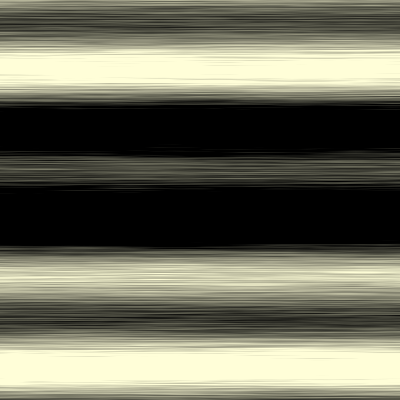
Frame 1 (no input)
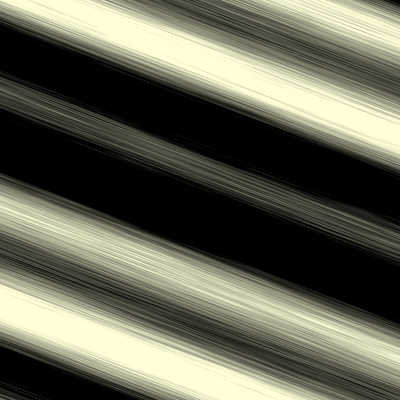
Frame 60 (the mouse pressed at the canvas centre just before this capture)
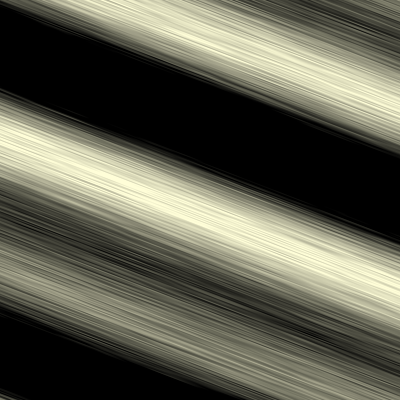
Frame 120 (the mouse held since frame 60 and released just before this capture)

The Processing sketch that drew these frames (run headless with seeded random() and noise(); from frame 60 on, the mouse is pressed at the canvas centre):

// Processing sketch: image_mover
// ── image_mover.pde

FImage[] imgs;

void setup()
{
  size(400, 400);
  smooth();
  frameRate(60);
  
  imgs = new FImage[1];
  for (int i=0; i<imgs.length; i++)
  {
    imgs[i] = new FImage();
  }
}


void draw()
{
  background(#FFFED8);
  
  imgs[0].applyRotationForce(0.010);
//  imgs[1].applyRotationForce(-0.010);
  
  for (FImage img : imgs)
  {
    img.update();
    img.draw();
  } 
}

void mousePressed()
{
  for (int i=0; i<imgs.length; i++)
  {
    imgs[i] = new FImage();
  }
}


// ── images.pde

class FImage
{
  PImage img;
  float rotation;
  float rotSpeed;
  float rotAcc;
  
  PVector pos;
  PVector size;
  float mass;
  
  
  public FImage()
  {
    pos = new PVector(width/2, height/2);
    size = new PVector(width*2, height*2);
    mass = 50;
//    img = createSineImage((int)size.x, (int)size.y, random(30, 35));
    img = createTestImage((int)size.x, (int)size.y, random(30, 35));
  }
  
  public FImage(float x, float y, int w, int h)
  {
    pos = new PVector(x, y);
    size = new PVector(w, h);
    mass = random(50);
//    img = createSineImage((int)size.x, (int)size.y, random(30, 35));
    img = createTestImage((int)size.x, (int)size.y, random(30, 35));
  }
  
  public void applyRotationForce(float force)
  {
    rotAcc += force/mass;
  }
  
  public void update()
  {
    rotSpeed += rotAcc;
    rotation += rotSpeed;
    
    // limit rotation speed
    if (rotSpeed > 0.1) {
      rotSpeed = 0.1;
    }
    else if (rotSpeed < -0.1) {
      rotSpeed = -0.1;
    }
    
    rotAcc = 0;
  }
  
  public void draw()
  {
    pushMatrix();
    translate(pos.x, pos.y);
    rotate(rotation);
    translate(-size.x/2, -size.y/2);
    
    image(img, 0, 0);
    
    popMatrix();
  }
}


/***********************/
/* Image generator
/***********************/

PImage createSineImage(int w, int h, float freq)
{
  PImage img = createImage(w, h, ARGB);
  img.loadPixels();
  for (int i=0; i<img.pixels.length; i++) {
    img.pixels[i] = color(0, 0, 0, sin((float)i/freq)*255);
  }
  
  return img;
}


PImage createTestImage(int w, int h, float freq)
{
  PImage img = createImage(w, h, ARGB);
  img.loadPixels();
  float t=0;
 
  float freq1 = freq+random(10000, 20000);
  float freq2 = freq+random(30000, 40000);
  println("Using two frequencies: " + freq1 + " * " + freq2);  
  for (int i=0; i<img.pixels.length; i++) {
    float val1 = sin((float)i/freq1);
    float val2 = sin((float)i/freq2);
    float val3 = val1 + val2 + noise(t);
    constrain(val3, -1, 1);
    val3 = map(val3, -1, 1, 0, 1);
    img.pixels[i] = color(0, 0, 0, val3*255);// val3<0.5?0:255);//(int)(val3*255));
    
    t += 0.01; 
  }
  
  return img;
}

FImage createImageFromFile(String filename)
{
   return new FImage(); 
}
